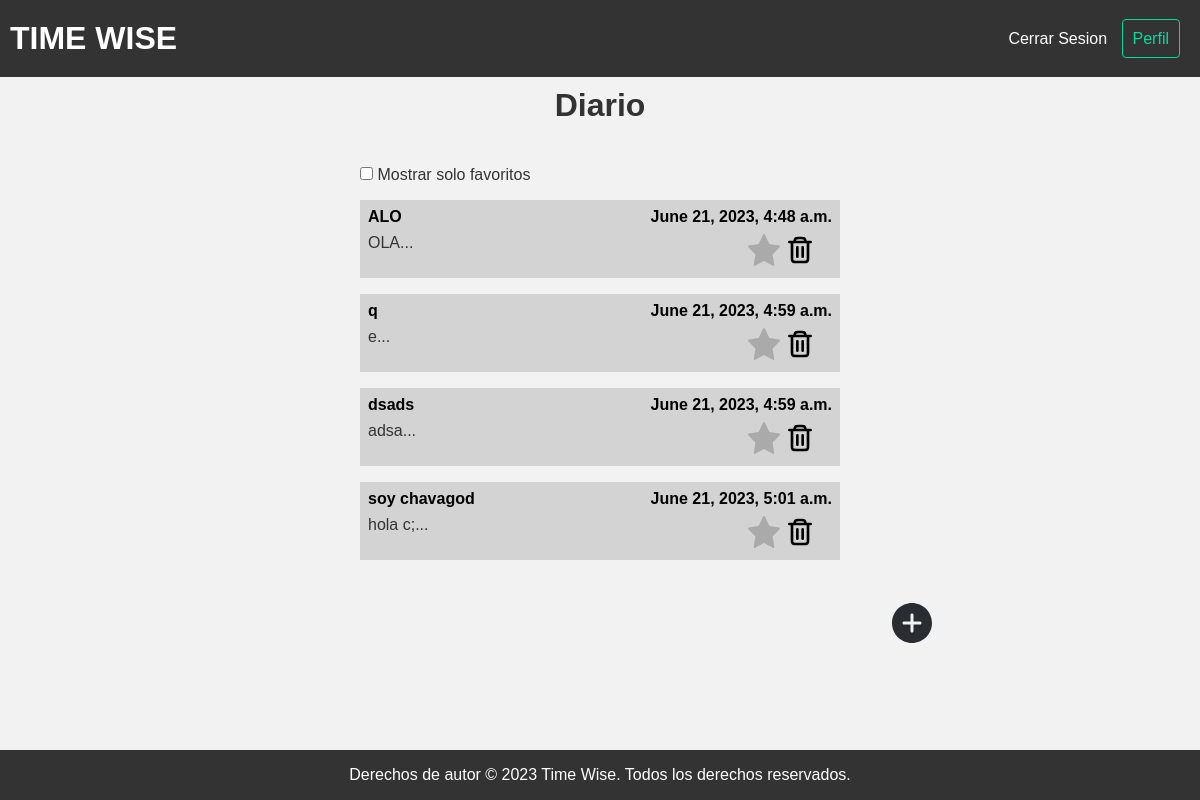
Page /dairy/ (signed in) on the committed database.
### dairy/models.py (models this page shows, shortened)
class Dairy_Entry(models.Model):
    titulo = models.CharField(max_length=100)
    cuerpo = models.TextField(max_length=500)
    fecha = models.DateTimeField(auto_now_add=True)
    author = models.ForeignKey(User,on_delete=models.PROTECT, default=None)
    favorito = models.BooleanField(default=False)
    def snippet(self):
        return self.cuerpo[:50] + "..."

### dairy/views.py (the view)
# urls.py: path('', views.dairy_entry_list, name="list"),
@login_required(login_url= 'accounts:login')
def dairy_entry_list(request):
    favoritos = request.GET.get("favoritos", False)
    current_user = request.user
    dairy = Dairy_Entry.objects.filter(author=current_user).order_by("fecha")
    if favoritos:
        dairy = Dairy_Entry.objects.filter(author=current_user, is_favorite=True)
    else:
        dairy = Dairy_Entry.objects.filter(author=current_user)
    return render(request, 'dairy/dairy_entry_list.html', {"dairy": dairy})

### dairy/templates/dairy/dairy_entry_list.html (shortened to what this page needs)
{% extends 'base_layout.html' %}
{% block content %}
<h1>Diario</h1>
<div class="dairy item_list">
    <svg id="addSvg" viewBox="0 0 24 24" fill="none" xmlns="http://www.w3.org/2000/svg">
        <a id="add" href="{%url 'dairy:create'%}">
            <g id="SVGRepo_bgCarrier" stroke-width="0"></g>
            <g id="SVGRepo_tracerCarrier" stroke-linecap="round" stroke-linejoin="round"></g>
            <g id="SVGRepo_iconCarrier">
                <path
                    d="M12 2C6.49 2 2 6.49 2 12C2 17.51 6.49 22 12 22C17.51 22 22 17.51 22 12C22 6.49 17.51 2 12 2ZM16 12.75H12.75V16C12.75 16.41 12.41 16.75 12 16.75C11.59 16.75 11.25 16.41 11.25 16V12.75H8C7.59 12.75 7.25 12.41 7.25 12C7.25 11.59 7.59 11.25 8 11.25H11.25V8C11.25 7.59 11.59 7.25 12 7.25C12.41 7.25 12.75 7.59 12.75 8V11.25H16C16.41 11.25 16.75 11.59 16.75 12C16.75 12.41 16.41 12.75 16 12.75Z"
                    fill="#292D32"></path>
            </g>
        </a>
    </svg>
    <div class="filters">
    {%if dairy%}
        <input type="checkbox" id="filtro-favoritos">
        <label for="filtro-favoritos">Mostrar solo favoritos</label>    </div>
    {%for dairy_entry in dairy%}
    <div class="item" id="item-{{dairy_entry.id}}">
        <div class="item_header">
            <h2><a href="{%url 'dairy:detail' id=dairy_entry.id%}"> {{ dairy_entry.titulo }} </a></h2>
            <h2><a href="{%url 'dairy:detail' id=dairy_entry.id%}"> {{ dairy_entry.fecha }} </a></h2>
        </div>
        <div class="item_body">
            <p> {{dairy_entry.snippet}} </p>
            <div class="item_buttons">
                <svg class="star-icon {% if dairy_entry.favorito %}favorite{% endif %}"
                    data-entry-id="{{ dairy_entry.id }}" id="star-icon-{{dairy_entry.id}}" version="1.0" id="Layer_1"
                    xmlns="http://www.w3.org/2000/svg" xmlns:xlink="http://www.w3.org/1999/xlink" viewBox="0 0 64 64"
                    enable-background="new 0 0 64 64" xml:space="preserve" fill="#000000">
                    <g id="SVGRepo_bgCarrier" stroke-width="0"></g>
                    <g id="SVGRepo_tracerCarrier" stroke-linecap="round" stroke-linejoin="round"></g>
                    <g id="SVGRepo_iconCarrier">
                        <path fill="#231F20"
                            d="M63.893,24.277c-0.238-0.711-0.854-1.229-1.595-1.343l-19.674-3.006L33.809,1.15 C33.479,0.448,32.773,0,31.998,0s-1.48,0.448-1.811,1.15l-8.815,18.778L1.698,22.935c-0.741,0.113-1.356,0.632-1.595,1.343 c-0.238,0.71-0.059,1.494,0.465,2.031l14.294,14.657L11.484,61.67c-0.124,0.756,0.195,1.517,0.822,1.957 c0.344,0.243,0.747,0.366,1.151,0.366c0.332,0,0.666-0.084,0.968-0.25l17.572-9.719l17.572,9.719c0.302,0.166,0.636,0.25,0.968,0.25 c0.404,0,0.808-0.123,1.151-0.366c0.627-0.44,0.946-1.201,0.822-1.957l-3.378-20.704l14.294-14.657 C63.951,25.771,64.131,24.987,63.893,24.277z">
                        </path>
                    </g>
                </svg>
                <svg class="delete-icon" data-entry-id="{{ dairy_entry.id }}" id="delete-icon-{{dairy_entry.id}}" viewBox="0 0 24 24" fill="none" xmlns="http://www.w3.org/2000/svg">
                    <g id="SVGRepo_bgCarrier" stroke-width="0"></g>
                    <g id="SVGRepo_tracerCarrier" stroke-linecap="round" stroke-linejoin="round"></g>
                    <g id="SVGRepo_iconCarrier">
                        <g id="Interface / Trash_Full">
                            <path id="Vector"
                                d="M14 10V17M10 10V17M6 6V17.8C6 18.9201 6 19.4798 6.21799 19.9076C6.40973 20.2839 6.71547 20.5905 7.0918 20.7822C7.5192 21 8.07899 21 9.19691 21H14.8031C15.921 21 16.48 21 16.9074 20.7822C17.2837 20.5905 17.5905 20.2839 17.7822 19.9076C18 19.4802 18 18.921 18 17.8031V6M6 6H8M6 6H4M8 6H16M8 6C8 5.06812 8 4.60241 8.15224 4.23486C8.35523 3.74481 8.74432 3.35523 9.23438 3.15224C9.60192 3 10.0681 3 11 3H13C13.9319 3 14.3978 3 14.7654 3.15224C15.2554 3.35523 15.6447 3.74481 15.8477 4.23486C15.9999 4.6024 16 5.06812 16 6M16 6H18M18 6H20"
                                stroke="#000000" stroke-width="2" stroke-linecap="round" stroke-linejoin="round"></path>
                        </g>
                    </g>
                </svg>
            </div>
        </div>
    </div>
    {%endfor%}
    {%else%}
    <p>Aun no tienes ningun Dairy_entry, haz click en "+" para agregar uno! </p>
    {%endif%}
</div>
</div>
{% endblock %}

### static/styles.css (style rules this page uses)
* { margin: 0; padding: 0; box-sizing: border-box; }
body { font-family: Arial, sans-serif; background-color: #f2f2f2; color: #333; }
h1, h2 { margin: 10px 0; }
html, body { height: 100%; }
h1 { text-align: center; }
.item_list { display: flex; flex-direction: column; margin: 2em auto; width: 40vw; position: relative; }
.item { padding: 0.5em; display: flex; flex-direction: column; margin-top: 1em; background-color: lightgray; flex: 1; justify-content: center; align-content: center; align-items: start; flex-wrap: wrap; }
.item_header { display: flex; justify-content: space-between; flex-wrap: wrap; width: 100%; }
.item_body { display: flex; justify-content: space-between; flex-direction: row; flex: 1; width: 100%; flex-wrap: wrap; }
.item_buttons { padding-right: 1em; }
.item_buttons svg { width: 2em; }
.item h2 { margin: 0; font-size: 1em; padding-bottom: 0.5em; }
.item a { text-decoration: none; color: black; }
#addSvg { position: absolute; width: 3em; top: 110%; right: -20%; }

### rows in the picture
Dairy_Entry: titulo "ALO", fecha "June 21, 2023, 4:48 a.m.", snippet "OLA...", favorito False (drawn)
Dairy_Entry: titulo "q", fecha "June 21, 2023, 4:59 a.m.", snippet "e...", favorito False (drawn)
Dairy_Entry: titulo "dsads", fecha "June 21, 2023, 4:59 a.m.", snippet "adsa...", favorito False (drawn)
Dairy_Entry: titulo "soy chavagod", fecha "June 21, 2023, 5:01 a.m.", snippet "hola c;...", favorito False (drawn)
